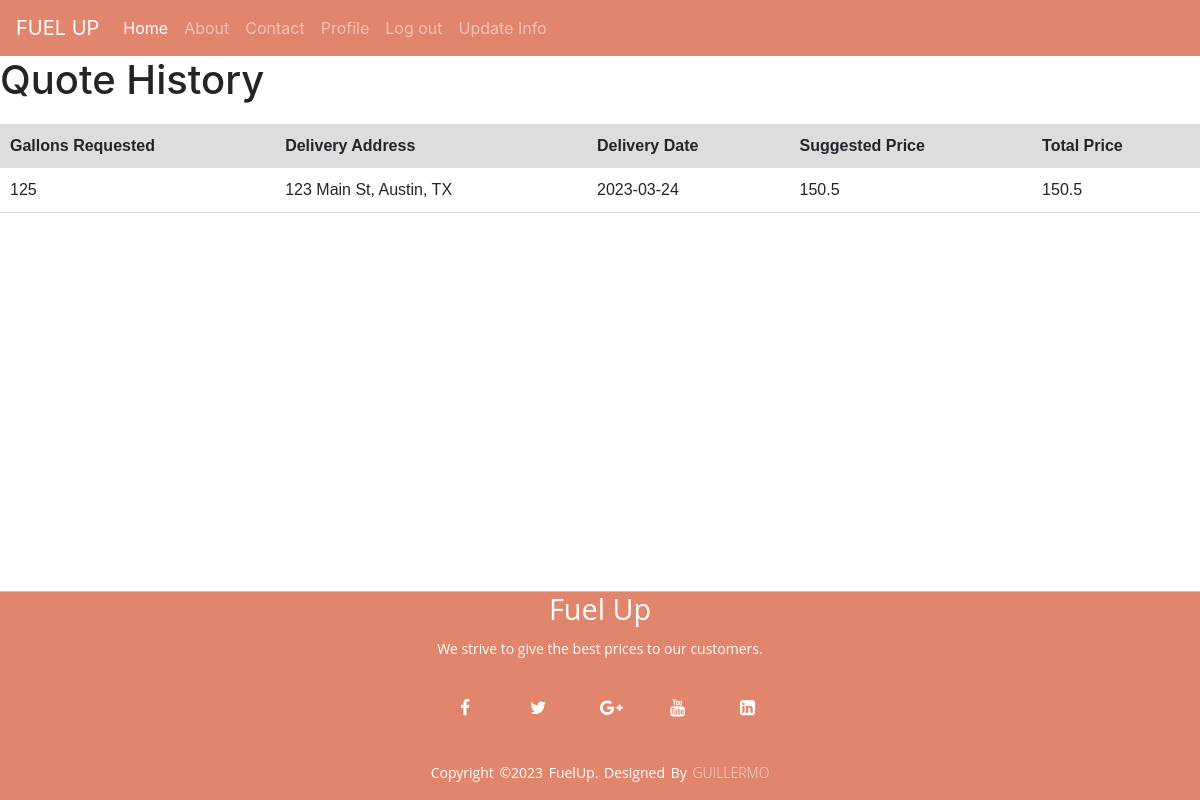
The page /fuelhistory.php (signed in) on the database its author committed.
### tables this page shows
CREATE TABLE `order_history` (
  `order_ID` int(11) NOT NULL,
  `total_price` float DEFAULT NULL,
  `user_ID` int(11) NOT NULL,
  `delv_date` date DEFAULT NULL,
  `ccpm` float DEFAULT NULL,
  `request_Gals` int(10) DEFAULT NULL,
  `suggested_Price` float NOT NULL,
  `del_Address` varchar(255) NOT NULL
);

### fuelhistory.php (the view, shortened to what this page needs)
<?php include('includes/header.php'); ?>
<!DOCTYPE html>
<html>
<head>
</head>
<body>
    <h1>Quote History</h1>
    <table>
        <tr>
            <th>Gallons Requested</th>
            <th>Delivery Address</th>
            <th>Delivery Date</th>
            <th>Suggested Price</th>
            <th>Total Price</th>
        </tr>
        <?php
            require_once './includes/config/dbconnection.php';
            $user_id = $_SESSION["useruid"];
            $sql = "SELECT request_Gals, del_Address, delv_date, suggested_Price, total_price FROM order_history WHERE user_ID = '$user_id'";
            $result = mysqli_query($con, $sql);
            if (mysqli_num_rows($result) > 0) {
                while ($row = mysqli_fetch_assoc($result)) {
                    echo "<tr>";
                    echo "<td>" . $row["request_Gals"] . "</td>";
                    echo "<td>" . $row["del_Address"] . "</td>";
                    echo "<td>" . $row["delv_date"] . "</td>";
                    echo "<td>" . $row["suggested_Price"] . "</td>";
                    echo "<td>" . $row["total_price"] . "</td>";
                    echo "</tr>";
                }
            } else {
                echo "<tr><td colspan='5'>No previous orders found!</td></tr>";
            }
        ?>
    </table>
</body>
</html>
<?php include('includes/footer.php'); ?>

### css/style.css (style rules this page uses)
* { margin: 0; padding: 0; box-sizing: border-box; }
body { min-height: 100vh; }

### fuelhistory.php (style rules this page uses)
table { font-family: Arial, Helvetica, sans-serif; border-collapse: collapse; width: 100%; margin-top: 20px; }
th { background-color: #ddd; text-align: left; padding: 10px; }
td { border-bottom: 1px solid #ddd; padding: 10px; }

### rows shown on the page
order_history: request_Gals "125", del_Address "123 Main St, Austin, TX", delv_date "2023-03-24", suggested_Price "150.5", total_price "150.5"
